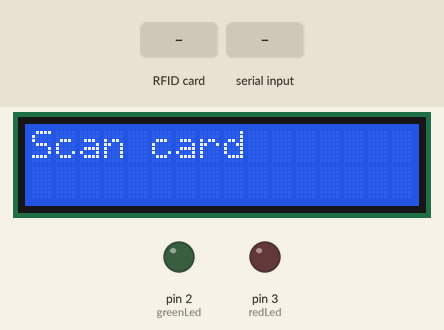
This sketch was run on a simulated Arduino Uno, built for the host (arithmetic inside an expression is 32-bit, double 64-bit). Parts: 16×2 character LCD, output pins drawn as LEDs (lit = HIGH). The test bench sets the inputs (shaded band). What the sketch prints to the serial monitor is not drawn.

Above: at 1.3 s.
1.4 s: RFID card 7A F6 96 19 held to the reader
At 2.6 s:
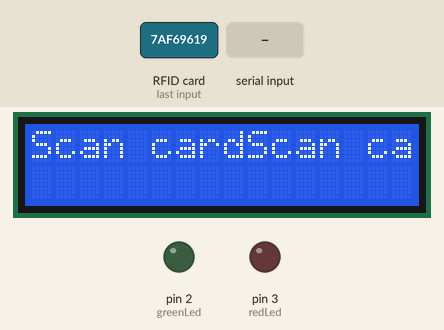
2.9 s: "7A F6 96 19" received over Serial
At 3.5 s:
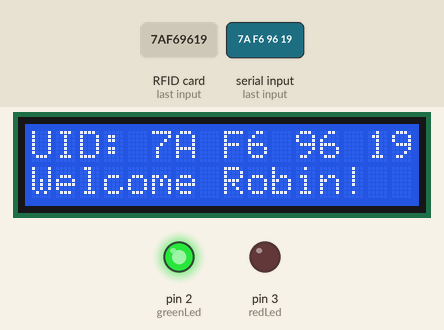
5.9 s: RFID card 5E 7A 19 C4 held to the reader
At 9.4 s:
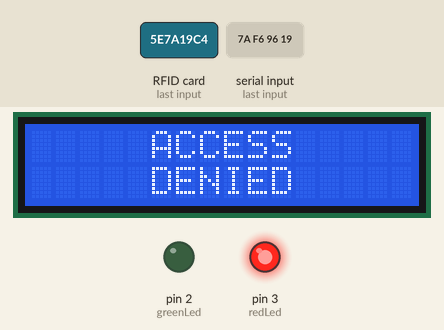
Timing chart, 0 to 12.5 s (numbered marks = the images above; inputs shaded):
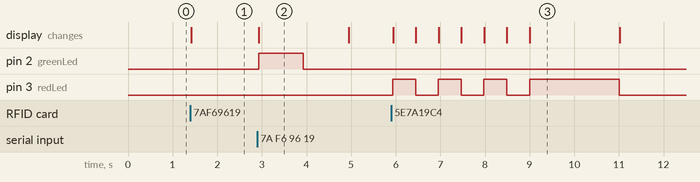

The sketch:

ArduinoRfidBlipp-inlupp2.ino
```cpp
/*
 *
 * Created by Robin Ellingsen 2020-10-23
 * github: ascoolaRobban
 *
 */
#include <Wire.h>
#include <LiquidCrystal_I2C.h>
#include <SPI.h>
#include <MFRC522.h>
#define SS_PIN 10
#define RST_PIN 9
LiquidCrystal_I2C lcd(0x27, 16, 2);
MFRC522 mfrc522(SS_PIN, RST_PIN);
int greenLed = 2;
int redLed = 3;
void setup()
{

  lcd.init();
  lcd.backlight();

  pinMode(greenLed, OUTPUT);
  pinMode(redLed, OUTPUT);
  Serial.begin(9600);
  SPI.begin();
  mfrc522.PCD_Init();
  Serial.println("Waiting for card.");
  lcd.print("Scan card");
  Serial.println();


}
void loop()
{
  if ( ! mfrc522.PICC_IsNewCardPresent())
  {
    return;
  }
  if ( ! mfrc522.PICC_ReadCardSerial())
  {
    return;
  }
  lcd.print("Scan card");
  Serial.print("UID tag :");
  String content= "";
  byte letter;
  for (byte i = 0; i < mfrc522.uid.size; i++)
  {
     Serial.print(mfrc522.uid.uidByte[i] < 0x10 ? " 0" : " ");
     Serial.print(mfrc522.uid.uidByte[i], HEX);
     content.concat(String(mfrc522.uid.uidByte[i] < 0x10 ? " 0" : " "));
     content.concat(String(mfrc522.uid.uidByte[i], HEX));
  }

  char c;
  while (Serial.available()==0);
  c=Serial.read();
  Serial.print("Message : ");
  content.toUpperCase();
  if (content.substring(1) == c)
  {
    lcd.clear();
    lcd.print("UID:");
    lcd.print(content);
    lcd.setCursor(0,1);
    Serial.println("Acces Granted");
    lcd.print("Acces Granted");
    digitalWrite(greenLed, HIGH);
    delay(1000);
    digitalWrite(greenLed, LOW);
    Serial.println();
    delay(1000);
    lcd.clear();
    lcd.print("Scan card");
  }
  else if (content.substring(1) == "7A F6 96 19")
  {
    lcd.clear();
    Serial.println("Welcome Robin!");
    lcd.print("UID:");
    lcd.print(content);
    lcd.setCursor(0,1);
    lcd.print("Welcome Robin!");
    digitalWrite(greenLed, HIGH);
    delay(1000);
    digitalWrite(greenLed, LOW);
    Serial.println();
    delay(1000);
    lcd.clear();
    lcd.print("Scan card");
  }

 else
 {
  for(int i=0; i<3; i++)
  {
    lcd.clear();
    digitalWrite(redLed, HIGH);
    lcd.setCursor(5,0);
    lcd.print("ACCESS");
    lcd.setCursor(5,3);
    lcd.print("DENIED");
    delay(500);
    digitalWrite(redLed, LOW);
    lcd.clear();
    delay(500);


  }
    lcd.setCursor(5,0);
    lcd.print("ACCESS");
    lcd.setCursor(5,3);
    lcd.print("DENIED");
    Serial.println(" Access Denied");
    digitalWrite(redLed, HIGH);
    delay(2000);
    lcd.clear();
    digitalWrite(redLed, LOW);
    lcd.clear();
    lcd.print("Scan card");
  }
}
```

Measured:
- after the input at 1.4 s, the display: changes at once (image 1)
- after the input at 2.9 s, pin 2 (greenLed): LOW → HIGH at once, → LOW 1.0 s later; the display: changes at once (image 2)
- after the input at 5.9 s, pin 3 (redLed): goes 3 × (HIGH 0.51 s, LOW 0.51 s), HIGH 2.0 s, then LOW, starting at once; the display: changes after 0.05 s (image 3)
- what the display in image 2 shows lasts 2.0 s, from 2.9 s to 4.9 s
